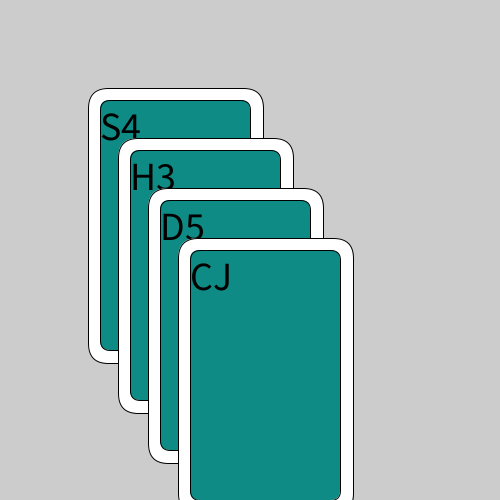
Frame 1 (no input)
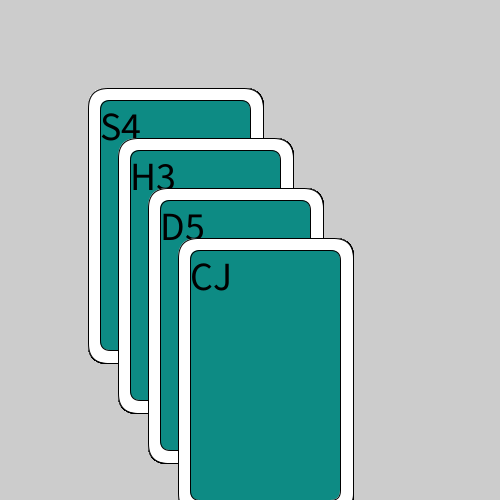
Frame 60 (the mouse pressed at the canvas centre just before this capture)
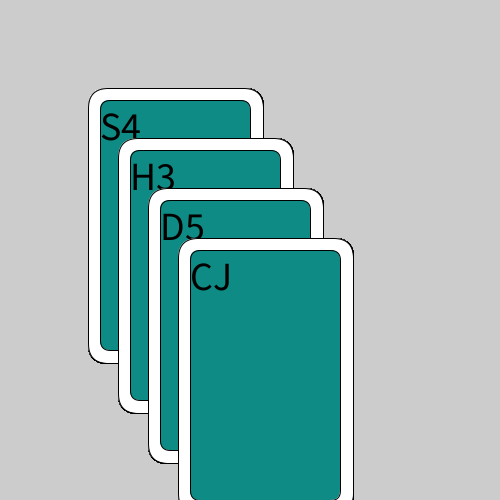
Frame 120 (the mouse held since frame 60 and released just before this capture)

The Processing sketch that drew these frames (run headless with seeded random() and noise(); from frame 60 on, the mouse is pressed at the canvas centre):

// Processing sketch: week02_3_poker_cards
// ── week02_3_poker_cards.pde
void setup()
{
   size(500,500); 
}
int W=25;
void draw()
{
    drawPokerCard(100,100, "S4");
    drawPokerCard(130,150, "H3");
    drawPokerCard(160,200, "D5");
    drawPokerCard(190,250, "CJ");
}
void drawPokerCard(int x,int y,String face)
{
  fill(255);
  rect(x-W/2,y-W/2,150+W,250+W,20);
  fill(#0D8B84);
  rect(x,y,150,250,10);
  fill(0);
  textSize(40);
  text(face,x,y+40);
}
